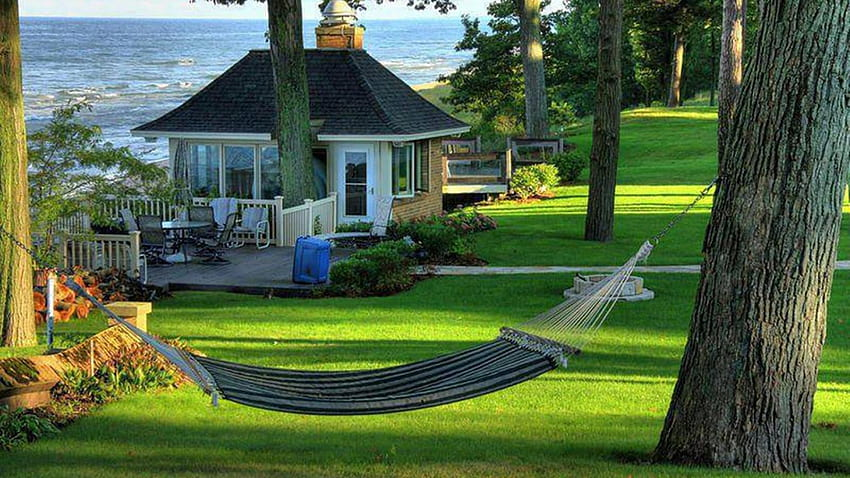
#> input picture input_image.jpg, 850 x 478 px
$ python main.py
#> lines starting #> are read from the running program, lines starting #| are printed output that depends on the picture
import cv2
import numpy as np


def reduce_intensity_levels(image, levels):

    scaling_factor = 255 / (levels - 1)

    reduced_image = np.round(image / scaling_factor) * scaling_factor

    reduced_image = reduced_image.astype(np.uint8)

    return reduced_image


def main():

    image = cv2.imread('input_image.jpg', cv2.IMREAD_GRAYSCALE)
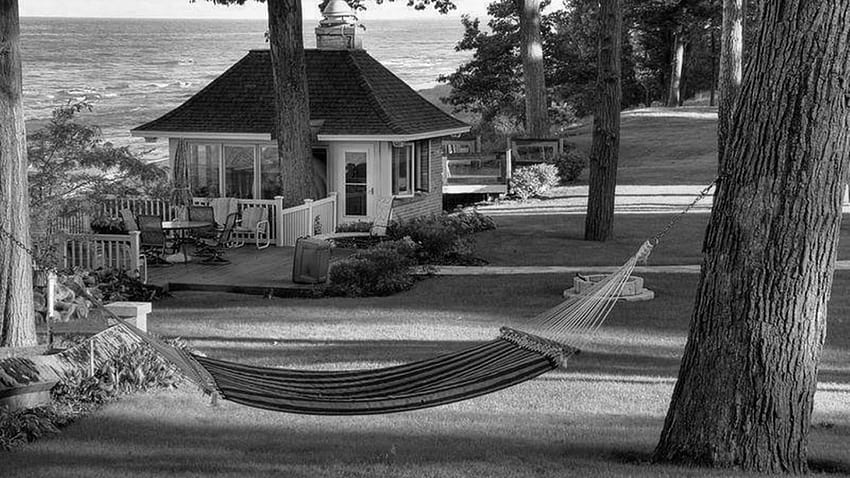
#> image: shape (478, 850); min 0, max 255, mean 93.4

    if image is None:
        print("Error: Could not open or find the image.")
        return

    levels = int(input("Enter the desired number of intensity levels (greater than 1): "))
#> the answer given: 1

    if levels < 2:
        print("Error: Number of intensity levels must be greater than 1.")
        return

    reduced_image = reduce_intensity_levels(image, levels)

    cv2.imshow('Original Image', image)
    cv2.imshow('Reduced Image', reduced_image)
    cv2.waitKey(0)
    cv2.destroyAllWindows()


if __name__ == "__main__":
    main()
